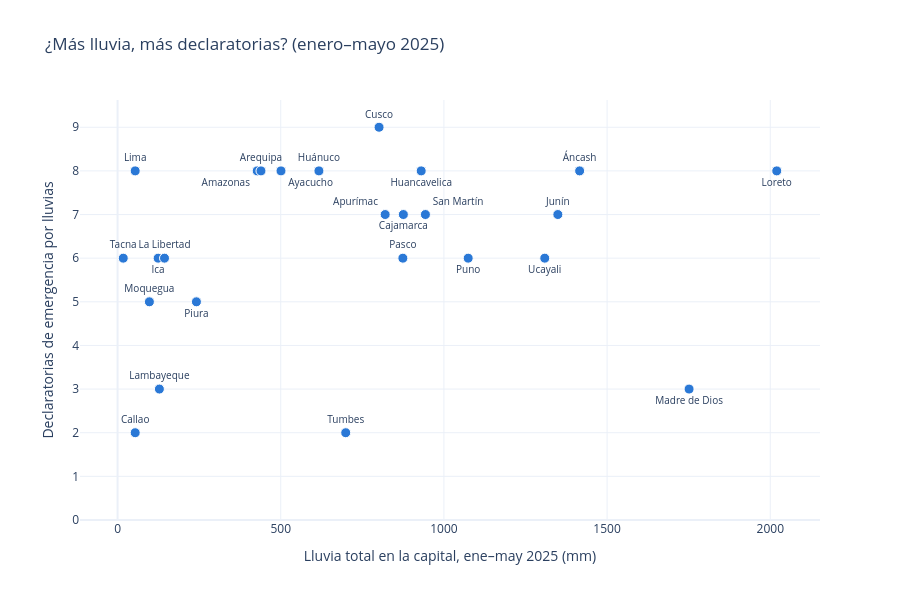

Source (notebook cell):
### Markdown cell above
## Paso 8

**Enunciado**: Con **Plotly**, hagan dos gráficos:
- un gráfico de dispersión con `lluvia_total_mm` en el eje X, `declaratorias` en el eje Y y el nombre del departamento en cada punto;
- un gráfico de barras con los 10 departamentos con más declaratorias.

### Code cell
import plotly.express as px
import plotly.io as pio
pio.renderers.default = "vscode+png"

# Gráfico de dispersión: lluvia (X) vs. declaratorias (Y), con el nombre de cada departamento.
# Varios departamentos tienen el mismo número de declaratorias y lluvias parecidas,
# así que a los que se enciman les ponemos el nombre en otra posición.
# El resto va arriba del punto ("top center").
posicion_especial = {
    "Amazonas": "bottom left", "Ayacucho": "bottom right",
    "Apurímac": "top left", "San Martín": "top right", "Cajamarca": "bottom center",
    "Ica": "bottom center", "Piura": "bottom center",
    "Huancavelica": "bottom center", "Ucayali": "bottom center", "Puno": "bottom center",
    "Madre de Dios": "bottom center", "Loreto": "bottom center",
}
posiciones = tabla_final["departamento"].map(posicion_especial).fillna("top center")

fig_dispersion = px.scatter(
    tabla_final,
    x="lluvia_total_mm",
    y="declaratorias",
    text="departamento",
    hover_data=["capital", "dias_lluvia_fuerte", "prorrogas"],
    labels={
        "lluvia_total_mm": "Lluvia total en la capital, ene–may 2025 (mm)",
        "declaratorias": "Declaratorias de emergencia por lluvias",
        "dias_lluvia_fuerte": "Días con 20 mm o más",
        "capital": "Capital",
        "prorrogas": "Prórrogas",
    },
    title="¿Más lluvia, más declaratorias? (enero–mayo 2025)",
    template="plotly_white",
)
fig_dispersion.update_traces(
    textposition=list(posiciones),
    textfont_size=10,
    marker=dict(size=10, color="#2a78d6", line=dict(width=1, color="white")),
)
fig_dispersion.update_layout(height=600, yaxis=dict(dtick=1, rangemode="tozero"))
fig_dispersion.show()

### Figure 1 — Plotly figure (JSON) as saved in the notebook; plotly's stock layout.template omitted (floating-point values rounded to 4 significant figures)
{"data": [{"customdata": [["Chachapoyas", 0, 4], ["Huaraz", 11, 6], ["Abancay", 3, 2], ["Arequipa", 3, 2], ["Ayacucho", 1, 4], ["Cajamarca", 2, 2], ["Callao", 0, 0], ["Cusco", 4, 6], ["Huancavelica", 4, 2], ["Huánuco", 4, 5], ["Ica", 2, 3], ["Huancayo", 15, 2], ["Trujillo", 1, 4], ["Chiclayo", 0, 1], ["Lima", 0, 3], ["Iquitos", 28, 2], ["Puerto Maldonado", 30, 3], ["Moquegua", 0, 0], ["Cerro de Pasco", 1, 2], ["Piura", 1, 4], ["Puno", 6, 3], ["Moyobamba", 12, 2], ["Tacna", 0, 2], ["Tumbes", 7, 2], ["Pucallpa", 21, 5]], "hovertemplate": "Lluvia total en la capital, ene–may 2025 (mm)=%{x}<br>Declaratorias de emergencia por lluvias=%{y}<br>departamento=%{text}<br>Capital=%{customdata[0]}<br>Días con 20 mm o más=%{customdata[1]}<br>Prórrogas=%{customdata[2]}<extra></extra>", "legendgroup": "", "marker": {"color": "#2a78d6", "line": {"color": "white", "width": 1}, "size": 10, "symbol": "circle"}, "mode": "markers+text", "name": "", "orientation": "v", "showlegend": false, "text": ["Amazonas", "Áncash", "Apurímac", "Arequipa", "Ayacucho", "Cajamarca", "Callao", "Cusco", "Huancavelica", "Huánuco", "Ica", "Junín", "La Libertad", "Lambayeque", "Lima", "Loreto", "Madre de Dios", "Moquegua", "Pasco", "Piura", "Puno", "San Martín", "Tacna", "Tumbes", "Ucayali"], "textfont": {"size": 10}, "textposition": ["bottom left", "top center", "top left", "top center", "bottom right", "bottom center", "top center", "top center", "bottom center", "top center", "bottom center", "top center", "top center", "top center", "top center", "bottom center", "bottom center", "top center", "top center", "bottom center", "bottom center", "top right", "top center", "top center", "bottom center"], "type": "scatter", "x": [427.9, 1416.0, 820.0, 439.4, 500.8, 875.7, 54.0, 801.3, 930.4, 617.0, 124.3, 1349.0, 143.8, 128.1, 54.0, 2020.0, 1751.0, 97.5, 874.2, 241.6, 1074.0, 943.3, 17.4, 699.1, 1309.0], "xaxis": "x", "y": [8, 8, 7, 8, 8, 7, 2, 9, 8, 8, 6, 7, 6, 3, 8, 8, 3, 5, 6, 5, 6, 7, 6, 2, 6], "yaxis": "y"}], "layout": {"height": 600, "legend": {"tracegroupgap": 0}, "title": {"text": "¿Más lluvia, más declaratorias? (enero–mayo 2025)"}, "xaxis": {"anchor": "y", "domain": [0.0, 1.0], "title": {"text": "Lluvia total en la capital, ene–may 2025 (mm)"}}, "yaxis": {"anchor": "x", "domain": [0.0, 1.0], "dtick": 1, "rangemode": "tozero", "title": {"text": "Declaratorias de emergencia por lluvias"}}}}
